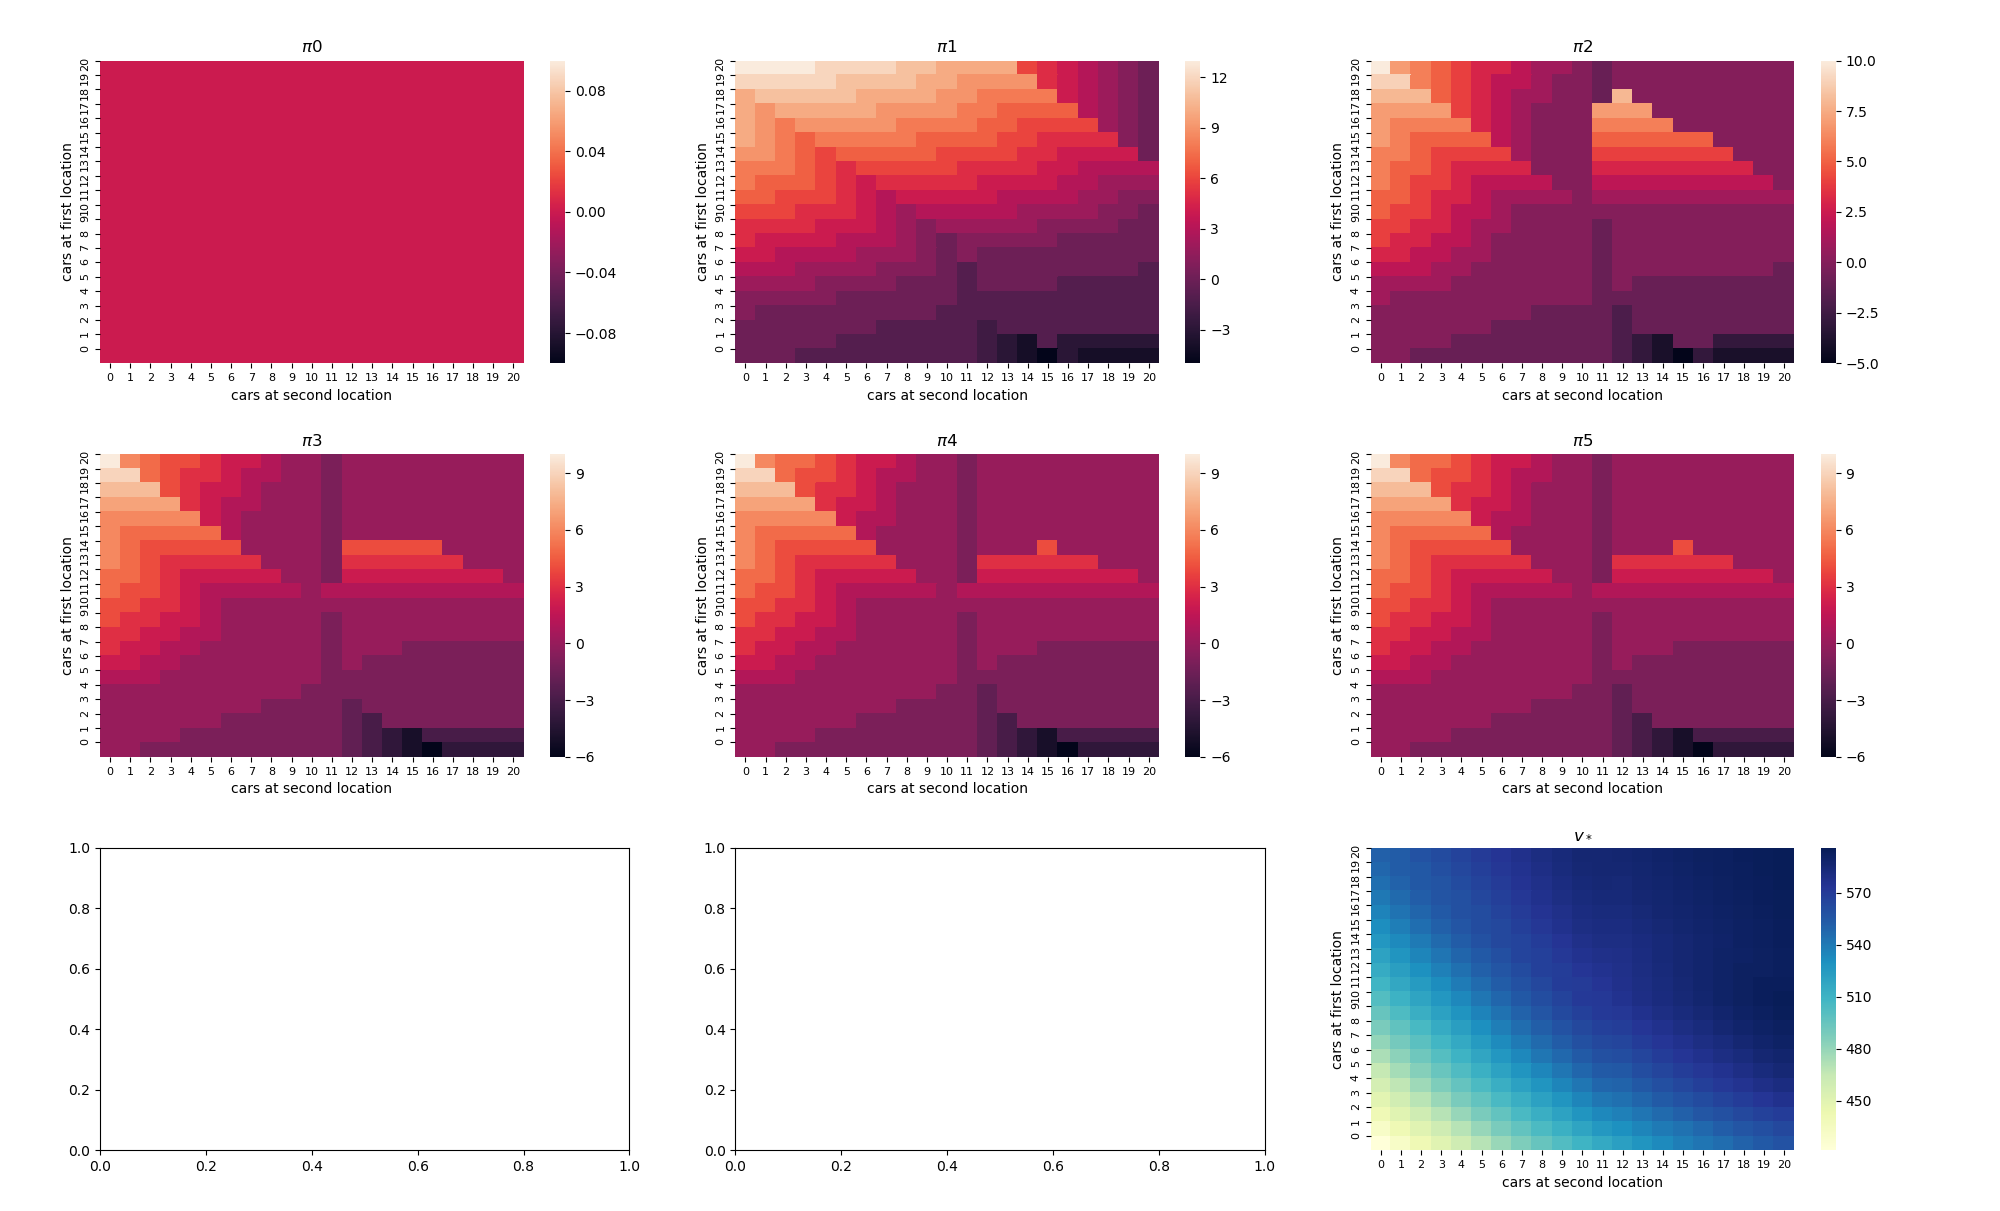

Write Python code to recreate this figure.
#==================================================================
# Python3
# Copyright
# 2019 Ye Xiang (xiang_ye@outlook.com)
#==================================================================

import car_rental as crl
import matplotlib as mpltlib
import matplotlib.pyplot as mtplt
import seaborn as sbn
import numpy as np
import math

class car_rental_ex_4_7(crl.car_rental):
    def __init__(self):
        crl.car_rental.__init__(self)
        self.__max_car_num_per_parking_lot = 10
        self.__parking_cost = 4

    def _get_action_cost(self, action):
        if action == -1:
            return 0
        else:
            return abs(action) * self._transfer_cost_per_car

    def __get_parking_cost(self, car_num):
        if car_num > self.__max_car_num_per_parking_lot:
            return self.__parking_cost
        else:
            return 0
    

    def _calculate_Vs_by_policy(self, Vs,car_num1_in_evening, car_num2_in_evening, action):
        tmp_vs = 0.0
        prob_of_requested_car_num1 = 0
        prob_of_requested_car_num2 = 0
        prob_of_returned_car_num1 = 0
        prob_of_returned_car_num2 = 0
        car_num1_in_next_morning = max(0, min(car_num1_in_evening - action, self._max_car_num))
        car_num2_in_next_morning = max(0, min(car_num2_in_evening + action, self._max_car_num))
        rented_car_num1 = 0
        rented_car_num2 = 0
        car_num1_in_next_evening = 0
        car_num2_in_next_evening = 0
        action_cost = self._get_action_cost(action)
        parking_cost1 = self.__get_parking_cost(car_num1_in_next_morning)
        parking_cost2 = self.__get_parking_cost(car_num2_in_next_morning)
     
        for requested_car_num1 in range(0, car_num1_in_next_morning + 1):
            if requested_car_num1 >= car_num1_in_next_morning:
                #This case stands for all the request car numbers larger then the car number in next morning.
                prob_of_requested_car_num1 = self._req_over_boundary_prob1[car_num1_in_next_morning]
            else:
                prob_of_requested_car_num1 = self._requested_prob1[requested_car_num1]
            rented_car_num1 = min(requested_car_num1, car_num1_in_next_morning)

            for requested_car_num2 in range(0, car_num2_in_next_morning + 1):
                if requested_car_num2 >= car_num2_in_next_morning:
                    #This case stands for all the request car numbers larger then the car number in next morning.
                    prob_of_requested_car_num2 = self._req_over_boundary_prob2[car_num2_in_next_morning]
                else:
                    prob_of_requested_car_num2 = self._requested_prob2[requested_car_num2]
                rented_car_num2 = min(requested_car_num2,car_num2_in_next_morning)
                reward = self._get_rental_reward(requested_car_num1, car_num1_in_next_morning) + self._get_rental_reward(requested_car_num2, car_num2_in_next_morning) \
                    - action_cost - parking_cost1 - parking_cost2
                
                ret_num1_to_boundary = self._max_car_num - (car_num1_in_next_morning - rented_car_num1)
                for returned_car_num1 in range(0, ret_num1_to_boundary + 1):
                    if returned_car_num1 >= ret_num1_to_boundary:
                        #This case stands for all the returned numbers larger then ret_num1_to_boundary
                        prob_of_returned_car_num1 = self._ret_over_boundary_prob1[ret_num1_to_boundary]
                    else:
                        prob_of_returned_car_num1 = self._returned_prob1[returned_car_num1]
                    car_num1_in_next_evening = min(car_num1_in_next_morning - rented_car_num1 + returned_car_num1, self._max_car_num)

                    ret_num2_to_boundary = self._max_car_num - (car_num2_in_next_morning - rented_car_num2)
                    for returned_car_num2 in range(0, ret_num2_to_boundary + 1):                           
                        if returned_car_num2 >= ret_num2_to_boundary:
                            #This case stands for all the returned numbers larger then ret_num2_to_boundary
                            prob_of_returned_car_num2 = self._ret_over_boundary_prob2[ret_num2_to_boundary]
                        else:
                            prob_of_returned_car_num2 = self._returned_prob2[returned_car_num2]       
                        car_num2_in_next_evening = min(car_num2_in_next_morning - rented_car_num2 + returned_car_num2, self._max_car_num)
                            
                        prob = prob_of_requested_car_num1 * prob_of_requested_car_num2 \
                            * prob_of_returned_car_num1 * prob_of_returned_car_num2
                        tmp_vs += prob * (reward + self._gamma * Vs[car_num1_in_next_evening][car_num2_in_next_evening])
               
        return tmp_vs

if __name__ == '__main__':
    
    car_rental_instance = car_rental_ex_4_7()
    car_rental_instance.policy_iteration(True)
    history_policy = car_rental_instance.history_policy
    value = car_rental_instance.Vs
    policy_num = len(history_policy)
    row = math.ceil((policy_num + 1) / 3)
    fig, axes = mtplt.subplots(row, 3, figsize=(20, row * 5))
    mtplt.subplots_adjust(left = 0.05, right = 0.95, bottom = 0.05, top = 0.95, wspace=0.2, hspace=0.3)
    axes = axes.flatten()
    
    for i in range(0, policy_num):
        sbn_fig = sbn.heatmap(np.flipud(history_policy[i]), ax=axes[i])
        sbn_fig.set_ylabel("cars at first location")
        sbn_fig.set_xlabel("cars at second location")
        sbn_fig.set_title(r"$\pi${}".format(i))
        sbn_fig.set_yticks(list(reversed(range(0, car_rental_instance.max_car_num + 1))))
        sbn_fig.tick_params(labelsize = 8)

    sbn_fig = sbn.heatmap(np.flipud(value), ax=axes[-1], cmap="YlGnBu")
    sbn_fig.set_ylabel("cars at first location")
    sbn_fig.set_xlabel("cars at second location")
    sbn_fig.set_title(r"$v_*$")
    sbn_fig.set_yticks(list(reversed(range(0, car_rental_instance.max_car_num + 1))))
    sbn_fig.tick_params(labelsize = 8)

    mtplt.show()
    mtplt.close()
